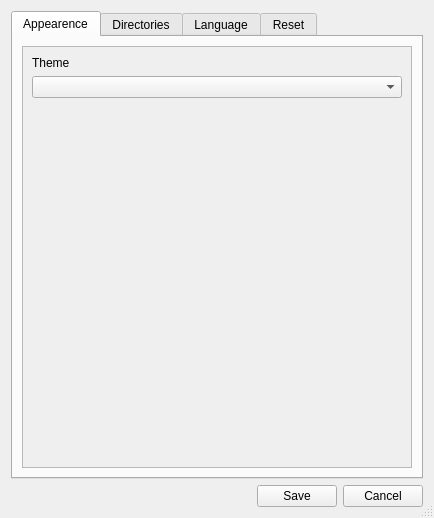
<?xml version="1.0" encoding="UTF-8"?>
<ui version="4.0">
 <class>PreferenceWindow</class>
 <widget class="QDialog" name="PreferenceWindow">
  <property name="geometry">
   <rect>
    <x>0</x>
    <y>0</y>
    <width>434</width>
    <height>518</height>
   </rect>
  </property>
  <property name="sizePolicy">
   <sizepolicy hsizetype="Fixed" vsizetype="Fixed">
    <horstretch>0</horstretch>
    <verstretch>0</verstretch>
   </sizepolicy>
  </property>
  <property name="windowTitle">
   <string>Preferences</string>
  </property>
  <property name="sizeGripEnabled">
   <bool>true</bool>
  </property>
  <property name="modal">
   <bool>true</bool>
  </property>
  <layout class="QVBoxLayout" name="verticalLayout">
   <item>
    <widget class="QTabWidget" name="tabWidget">
     <property name="enabled">
      <bool>true</bool>
     </property>
     <property name="sizePolicy">
      <sizepolicy hsizetype="Expanding" vsizetype="Expanding">
       <horstretch>0</horstretch>
       <verstretch>0</verstretch>
      </sizepolicy>
     </property>
     <property name="tabShape">
      <enum>QTabWidget::TabShape::Rounded</enum>
     </property>
     <property name="currentIndex">
      <number>0</number>
     </property>
     <property name="usesScrollButtons">
      <bool>true</bool>
     </property>
     <property name="documentMode">
      <bool>false</bool>
     </property>
     <property name="tabsClosable">
      <bool>false</bool>
     </property>
     <property name="movable">
      <bool>false</bool>
     </property>
     <widget class="QWidget" name="tab">
      <attribute name="title">
       <string>Appearence</string>
      </attribute>
      <layout class="QHBoxLayout" name="horizontalLayout">
       <item>
        <widget class="QScrollArea" name="scrollArea_4">
         <property name="widgetResizable">
          <bool>true</bool>
         </property>
         <widget class="QWidget" name="scrollAreaWidgetContents_4">
          <property name="geometry">
           <rect>
            <x>0</x>
            <y>0</y>
            <width>404</width>
            <height>417</height>
           </rect>
          </property>
          <layout class="QVBoxLayout" name="verticalLayout_2">
           <item>
            <widget class="QLabel" name="label_3">
             <property name="text">
              <string>Theme</string>
             </property>
            </widget>
           </item>
           <item>
            <widget class="QComboBox" name="themes"/>
           </item>
           <item>
            <spacer name="verticalSpacer_4">
             <property name="orientation">
              <enum>Qt::Orientation::Vertical</enum>
             </property>
             <property name="sizeHint" stdset="0">
              <size>
               <width>20</width>
               <height>342</height>
              </size>
             </property>
            </spacer>
           </item>
          </layout>
         </widget>
        </widget>
       </item>
      </layout>
     </widget>
     <widget class="QWidget" name="tab_3">
      <attribute name="title">
       <string>Directories</string>
      </attribute>
      <layout class="QHBoxLayout" name="horizontalLayout_13">
       <item>
        <widget class="QScrollArea" name="scrollArea_2">
         <property name="sizePolicy">
          <sizepolicy hsizetype="Expanding" vsizetype="Preferred">
           <horstretch>0</horstretch>
           <verstretch>0</verstretch>
          </sizepolicy>
         </property>
         <property name="widgetResizable">
          <bool>true</bool>
         </property>
         <widget class="QWidget" name="scrollAreaWidgetContents_2">
          <property name="geometry">
           <rect>
            <x>0</x>
            <y>0</y>
            <width>404</width>
            <height>417</height>
           </rect>
          </property>
          <layout class="QVBoxLayout" name="verticalLayout_4">
           <item>
            <widget class="QLabel" name="label">
             <property name="text">
              <string>Logs directory</string>
             </property>
            </widget>
           </item>
           <item>
            <layout class="QHBoxLayout" name="horizontalLayout_4">
             <item>
              <widget class="QLineEdit" name="logsDirectory"/>
             </item>
             <item>
              <widget class="QPushButton" name="logsDirectoryPicker">
               <property name="text">
                <string/>
               </property>
               <property name="icon">
                <iconset theme="QIcon::ThemeIcon::FolderVisiting"/>
               </property>
              </widget>
             </item>
            </layout>
           </item>
           <item>
            <widget class="QLabel" name="label_12">
             <property name="sizePolicy">
              <sizepolicy hsizetype="Preferred" vsizetype="Fixed">
               <horstretch>0</horstretch>
               <verstretch>0</verstretch>
              </sizepolicy>
             </property>
             <property name="text">
              <string>Auto save directory</string>
             </property>
            </widget>
           </item>
           <item>
            <layout class="QHBoxLayout" name="horizontalLayout_5">
             <item>
              <widget class="QLineEdit" name="autoSaveDir"/>
             </item>
             <item>
              <widget class="QPushButton" name="autoSaveDirPicker">
               <property name="text">
                <string/>
               </property>
               <property name="icon">
                <iconset theme="QIcon::ThemeIcon::FolderVisiting"/>
               </property>
              </widget>
             </item>
            </layout>
           </item>
           <item>
            <spacer name="verticalSpacer_2">
             <property name="orientation">
              <enum>Qt::Orientation::Vertical</enum>
             </property>
             <property name="sizeType">
              <enum>QSizePolicy::Policy::Expanding</enum>
             </property>
             <property name="sizeHint" stdset="0">
              <size>
               <width>20</width>
               <height>40</height>
              </size>
             </property>
            </spacer>
           </item>
          </layout>
         </widget>
        </widget>
       </item>
      </layout>
     </widget>
     <widget class="QWidget" name="tab_2">
      <attribute name="title">
       <string>Language</string>
      </attribute>
      <layout class="QHBoxLayout" name="horizontalLayout_2">
       <item>
        <widget class="QScrollArea" name="scrollArea">
         <property name="widgetResizable">
          <bool>true</bool>
         </property>
         <widget class="QWidget" name="scrollAreaWidgetContents">
          <property name="geometry">
           <rect>
            <x>0</x>
            <y>0</y>
            <width>100</width>
            <height>74</height>
           </rect>
          </property>
          <layout class="QVBoxLayout" name="verticalLayout_3">
           <item>
            <widget class="QLabel" name="label_2">
             <property name="sizePolicy">
              <sizepolicy hsizetype="Preferred" vsizetype="Fixed">
               <horstretch>0</horstretch>
               <verstretch>0</verstretch>
              </sizepolicy>
             </property>
             <property name="text">
              <string>Language:</string>
             </property>
            </widget>
           </item>
           <item>
            <widget class="QComboBox" name="languageSelector"/>
           </item>
           <item>
            <spacer name="verticalSpacer">
             <property name="orientation">
              <enum>Qt::Orientation::Vertical</enum>
             </property>
             <property name="sizeHint" stdset="0">
              <size>
               <width>20</width>
               <height>40</height>
              </size>
             </property>
            </spacer>
           </item>
          </layout>
         </widget>
        </widget>
       </item>
      </layout>
     </widget>
     <widget class="QWidget" name="tab_4">
      <attribute name="title">
       <string>Reset</string>
      </attribute>
      <layout class="QHBoxLayout" name="horizontalLayout_14">
       <item>
        <widget class="QScrollArea" name="scrollArea_3">
         <property name="widgetResizable">
          <bool>true</bool>
         </property>
         <widget class="QWidget" name="scrollAreaWidgetContents_3">
          <property name="geometry">
           <rect>
            <x>0</x>
            <y>0</y>
            <width>400</width>
            <height>216</height>
           </rect>
          </property>
          <layout class="QVBoxLayout" name="verticalLayout_5">
           <item>
            <widget class="QCheckBox" name="clearDirCheck">
             <property name="text">
              <string>I'm sure I want to clear all the directories</string>
             </property>
            </widget>
           </item>
           <item>
            <widget class="QPushButton" name="clearDirButton">
             <property name="enabled">
              <bool>false</bool>
             </property>
             <property name="text">
              <string>Clear all directories</string>
             </property>
            </widget>
           </item>
           <item>
            <widget class="QCheckBox" name="clearSettingsCheck">
             <property name="text">
              <string>I'm sure I want to reset all settings</string>
             </property>
            </widget>
           </item>
           <item>
            <widget class="QPushButton" name="clearSettingsButton">
             <property name="enabled">
              <bool>false</bool>
             </property>
             <property name="text">
              <string>Reset all settings</string>
             </property>
            </widget>
           </item>
           <item>
            <widget class="QCheckBox" name="fullResetCheck">
             <property name="text">
              <string>I'm sure I want to reset everything (This cannot be undone!)</string>
             </property>
            </widget>
           </item>
           <item>
            <widget class="QPushButton" name="fullResetButton">
             <property name="enabled">
              <bool>false</bool>
             </property>
             <property name="text">
              <string>Reset Everythig</string>
             </property>
            </widget>
           </item>
           <item>
            <spacer name="verticalSpacer_3">
             <property name="orientation">
              <enum>Qt::Orientation::Vertical</enum>
             </property>
             <property name="sizeHint" stdset="0">
              <size>
               <width>20</width>
               <height>40</height>
              </size>
             </property>
            </spacer>
           </item>
          </layout>
         </widget>
        </widget>
       </item>
      </layout>
     </widget>
    </widget>
   </item>
   <item>
    <layout class="QHBoxLayout" name="horizontalLayout_3">
     <item>
      <spacer name="horizontalSpacer">
       <property name="orientation">
        <enum>Qt::Orientation::Horizontal</enum>
       </property>
       <property name="sizeHint" stdset="0">
        <size>
         <width>40</width>
         <height>20</height>
        </size>
       </property>
      </spacer>
     </item>
     <item>
      <widget class="QPushButton" name="saveButton">
       <property name="text">
        <string>Save</string>
       </property>
      </widget>
     </item>
     <item>
      <widget class="QPushButton" name="cancelButton">
       <property name="text">
        <string>Cancel</string>
       </property>
      </widget>
     </item>
    </layout>
   </item>
  </layout>
 </widget>
 <tabstops>
  <tabstop>saveButton</tabstop>
  <tabstop>cancelButton</tabstop>
  <tabstop>tabWidget</tabstop>
  <tabstop>scrollArea</tabstop>
  <tabstop>languageSelector</tabstop>
 </tabstops>
 <resources/>
 <connections>
  <connection>
   <sender>saveButton</sender>
   <signal>clicked()</signal>
   <receiver>PreferenceWindow</receiver>
   <slot>accept()</slot>
   <hints>
    <hint type="sourcelabel">
     <x>307</x>
     <y>486</y>
    </hint>
    <hint type="destinationlabel">
     <x>217</x>
     <y>254</y>
    </hint>
   </hints>
  </connection>
  <connection>
   <sender>cancelButton</sender>
   <signal>clicked()</signal>
   <receiver>PreferenceWindow</receiver>
   <slot>reject()</slot>
   <hints>
    <hint type="sourcelabel">
     <x>388</x>
     <y>486</y>
    </hint>
    <hint type="destinationlabel">
     <x>217</x>
     <y>254</y>
    </hint>
   </hints>
  </connection>
 </connections>
</ui>
